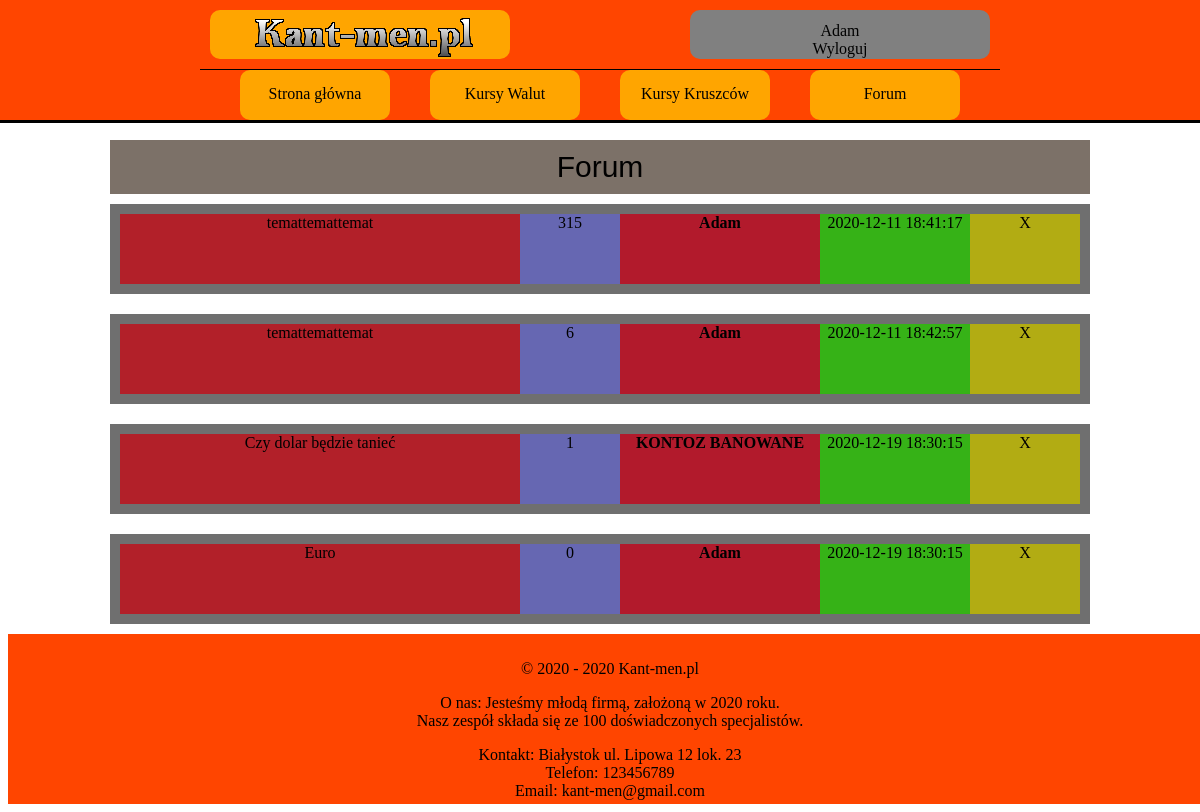
The page /forum.php (signed in) on the database its author committed.
### tables this page shows
CREATE TABLE `watek` (
  `ID_WATEK` int(10) NOT NULL,
  `ID_USER` int(10) NOT NULL,
  `TEMAT` varchar(100) NOT NULL,
  `DATA` timestamp NOT NULL DEFAULT current_timestamp(),
  `TRESC_WATKU` longtext NOT NULL,
  `LICZBA_KOMENTARZY` int(10) NOT NULL DEFAULT 0,
  `ILOSC_ODWIEDZIN` int(10) NOT NULL DEFAULT 0,
  `OCENA` int(10) NOT NULL DEFAULT 0,
  `STATUS` varchar(20) NOT NULL DEFAULT 'UKRYTE'
);

CREATE TABLE `user` (
  `ID_USER` int(10) NOT NULL,
  `LOGIN` varchar(20) NOT NULL,
  `HASLO` char(255) NOT NULL,
  `IMIE` varchar(50) NOT NULL,
  `NAZWISKO` varchar(50) NOT NULL,
  `EMAIL` varchar(50) NOT NULL,
  `WIEK` int(10) NOT NULL,
  `MIASTO` varchar(50) NOT NULL,
  `KRAJ` varchar(50) NOT NULL,
  `OPIS_PROFILU` text DEFAULT NULL,
  `ZDJECIE` varchar(255) DEFAULT NULL,
  `STW_WATKI` int(10) NOT NULL DEFAULT 0,
  `LICZ_KOMENTARZY` int(10) NOT NULL DEFAULT 0,
  `UPRAWNIENIA` varchar(10) NOT NULL DEFAULT 'USER'
);

### forum.php (the view, shortened to what this page needs)
<!DOCTYPE HTML>
<html>
    <head>
        <link href="CSS/styleGlowne.css" rel="stylesheet" type="text/css">
        <link href="CSS/styleForum.css" rel="stylesheet" type="text/css">
    </head>
    <body>
    <?php
    include_once('rysowanieMenu.php');
    ?>
        <main>
            <section>
                <div class="pas-tytulowy">
                    Forum
                </div>
                <?php
                    require_once "polaczeniezMySQL.php";
                    $polaczenie = @new mysqli($host,$db_user,$db_password,$db_name);
                    if($polaczenie->connect_errno!=0)
                    {
                        echo "Error: ".$polaczenie->connect_errno;
                    }
                    else
                    {
                        $rezultat = $polaczenie->query("SELECT * FROM watek");
                        if(!$rezultat)
                        {
                        throw new Exception($polaczenie->error);
                        }
                        else
                        {
                        while($row = mysqli_fetch_array($rezultat))
                        {
                ?>
                <article class="artykul">
                    <div class="glowny-kontener-artykulu">
                        <div class="tytul-watku">
                            <?php echo '<a href="watek.php?id='.$row['ID_WATEK'].'">'.$row['TEMAT'].'</a>'; ?>
                        </div>
                        <div class="ilosc-odwiedzin">
                            <?php echo $row['ILOSC_ODWIEDZIN']; ?>
                        </div>
                        <div class="autor">
                            <?php
                                $row_autor = mysqli_fetch_array($wyciagniecie_nicku_autora = $polaczenie->query("SELECT * FROM user WHERE ID_USER=".$row['ID_USER']));
                                echo '<a href="profilowe.php?user='.$row['ID_USER'].'"><k style=" font-weight: 700;">'.$row_autor['LOGIN'].'</k></a>';
                            ?>
                        </div>
                        <div class="czas-wstawienia">
                            <?php echo $row['DATA']; ?>
                        </div>
                        <div class="admin-mini-panel">
                            X
                        </div>
                    </div>
                </article>
                <?php
                    }
                    }
                    }
                ?>
            </section>
        </main>
    <?php
    include_once('rysowanieStopki.php');
    ?>
    </body>
</html>

### CSS/styleGlowne.css (style rules this page uses)
body { background-color: white; justify-content: center; align-items: center; }
main { background-color: white; margin-left: auto; margin-right: auto; width: 1000px; height: auto; margin-top: 130px; align-items: center; }
a { text-decoration: none; color: inherit; }

### CSS/styleForum.css (style rules this page uses)
article { background-color: green; height: 100%; }
.pas-tytulowy { position: relative; background-color: rgb(124, 113, 104); width: auto; margin: 10px; padding: 10px; text-align: center; font-family: sans-serif; font-size: 30px; top: 10px; }
.artykul { background-color: rgb(111, 111, 111); margin: 20px 10px 10px 10px; padding: 10px 10px 10px 10px; text-align: center; display: flex; }
.glowny-kontener-artykulu { height: 70px; background-color: #99b240; width: 100%; }
.tytul-watku { background-color: #b22029; height: 70px; width: 400px; float: left; }
.ilosc-odwiedzin { width: 100px; height: 70px; background-color: #6667b2; float: left; }
.autor { width: 200px; height: 70px; background-color: #b21a2c; float: left; }
.czas-wstawienia { width: 150px; height: 70px; background-color: #36b217; float: left; }
.admin-mini-panel { width: 110px; height: 70px; background-color: #b2ac13; float: left; }

### rows shown on the page
watek: TEMAT "temattemattemat", ILOSC_ODWIEDZIN "315", ID_USER.LOGIN "Adam", DATA "2020-12-11 18:41:17"
watek: TEMAT "temattemattemat", ILOSC_ODWIEDZIN "6", ID_USER.LOGIN "Adam", DATA "2020-12-11 18:42:57"
watek: TEMAT "Czy dolar będzie tanieć", ILOSC_ODWIEDZIN "1", ID_USER.LOGIN "KONTOZ BANOWANE", DATA "2020-12-19 18:30:15"
watek: TEMAT "Euro", ILOSC_ODWIEDZIN "0", ID_USER.LOGIN "Adam", DATA "2020-12-19 18:30:15"

### other values the page prints
$_SESSION['login_wyswietlanie'] "Adam"
